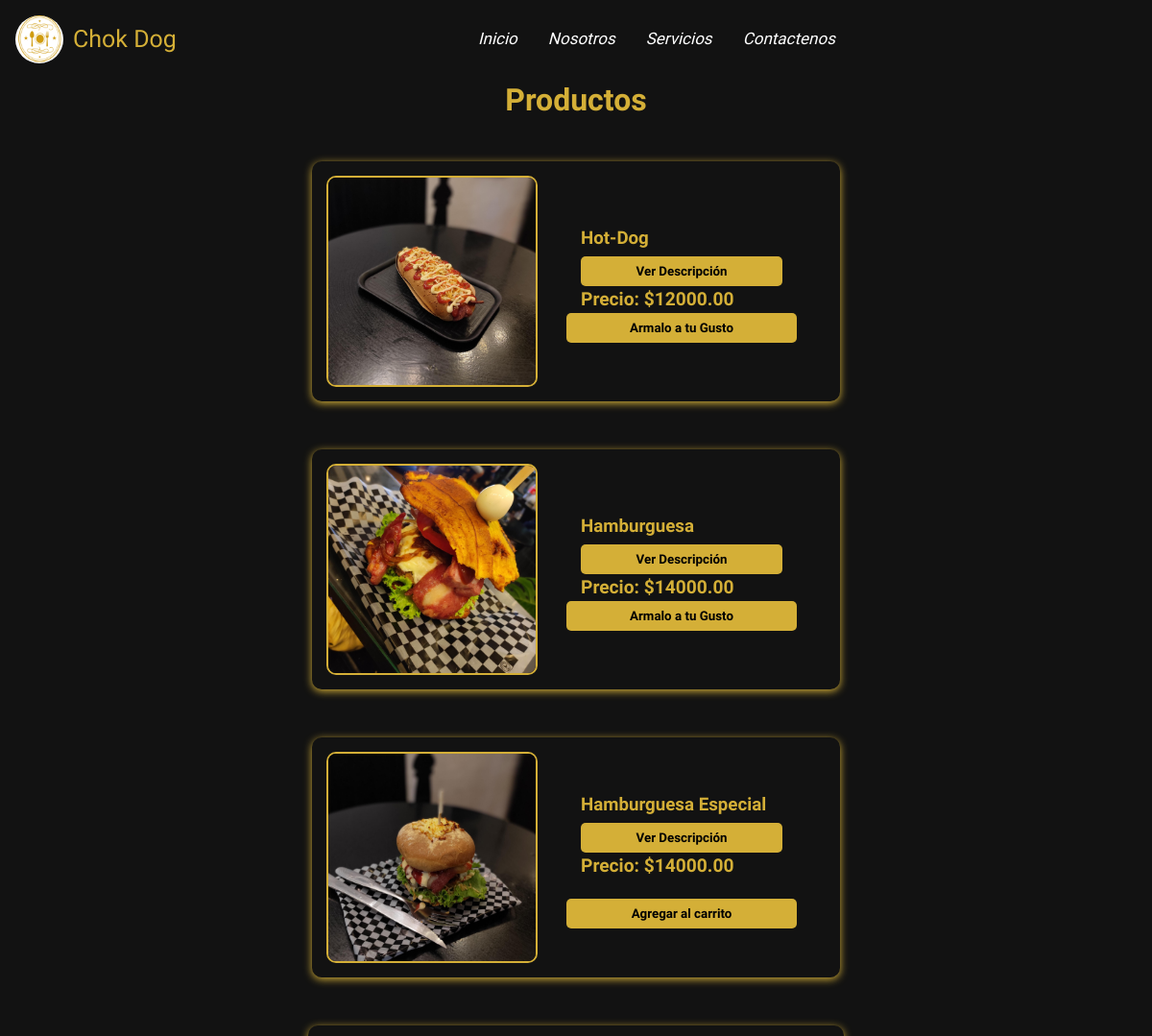
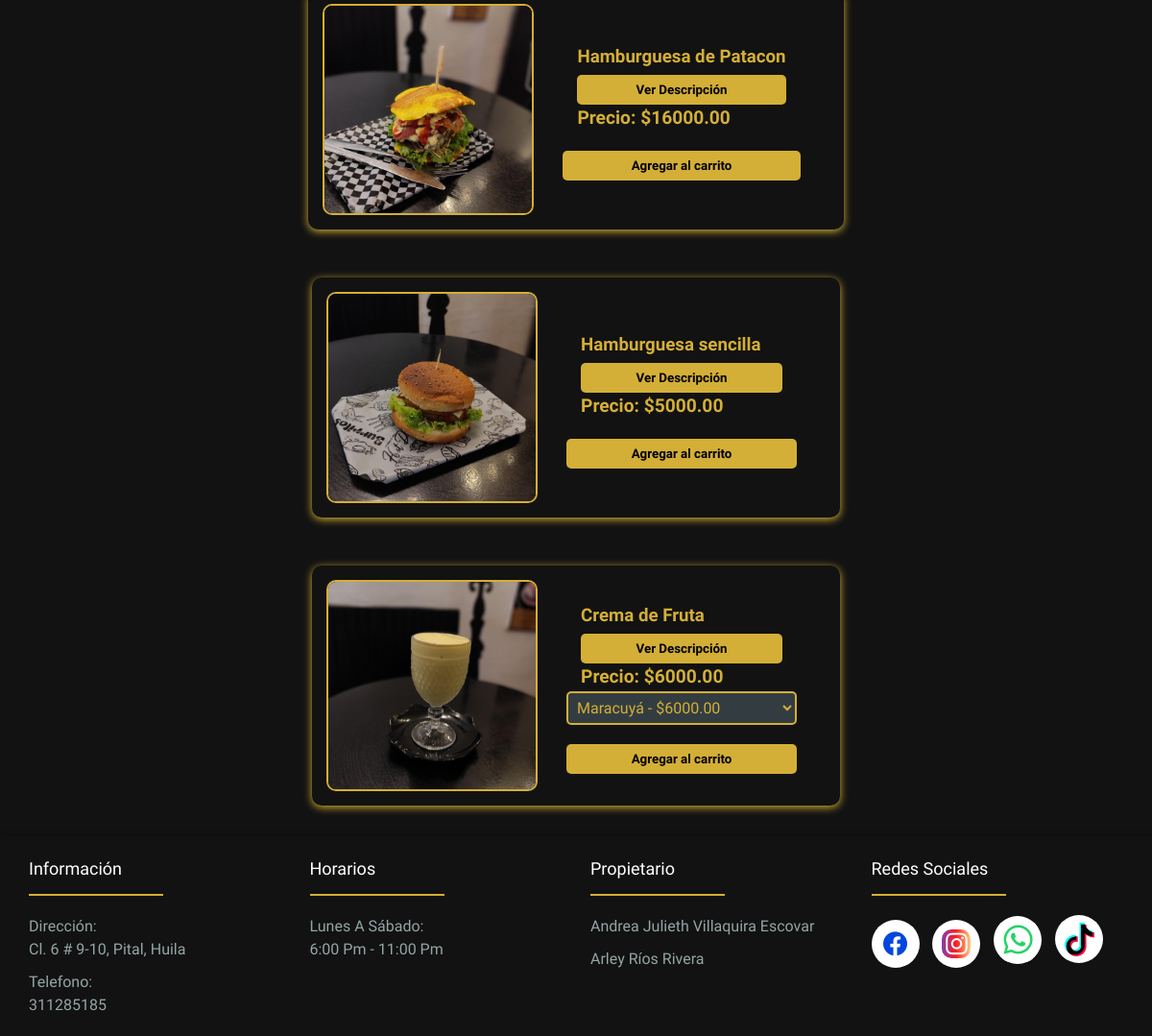
/productos/, run on the app's committed database (2 pictures, top to bottom).
### comida/models.py (models this page shows, shortened)
class Producto(models.Model):
    TIPOS_PRODUCTO = [
        ('personalizable', 'Personalizable'),
        ('sabores', 'Con Sabores'),
        ('simple', 'Simple'),
        ('bebida', 'Bebida'),
    ]
    imagen = models.ImageField(upload_to='productos')
    nombre = models.CharField(max_length=200)
    descripcion = models.TextField()
    imagen_descripcion = models.ImageField(upload_to='productos/', blank=True, null=True)
    precio = models.DecimalField(max_digits=10, decimal_places=2)
    fecha_creacion = models.DateField(auto_now_add=True)
    tipo = models.CharField(max_length=20, choices=TIPOS_PRODUCTO)
    ingredientes = models.ManyToManyField(Ingrediente, related_name="productos", blank=True)
    sabores = models.ManyToManyField(Sabor, blank=True)

### comida/views.py (the view)
# urls.py: path("productos/", lista_productos, name="productos"),
def lista_productos(request):
    productos = Producto.objects.all()  # Obtener productos
    return render(request, "productos.html", {"productos": productos})

### comida/templates/productos.html (shortened to what this page needs)
{% extends 'base.html' %}
{% load static %}
{% block content %}
<link rel="stylesheet" href="{% static 'productos.css' %}">
<div class="prod">
    <h1>Productos</h1>
    <div class="conten">
        <div class="menu-con">
            {% for product in productos %}
                <div class="food-item">
                    <img src="{{ product.imagen.url }}" alt="{{ product.nombre }}">
                    <div class="desc">
                        <div class="details">
                            <h3>{{ product.nombre }}</h3>
                            <button class="btn-descripcion" onclick="openModal('descripcion{{ product.id }}')">Ver Descripción</button><br>
                            <span class="price">Precio: ${{ product.precio }}</span>
                        </div>
                        {% if product.tipo == "personalizable" %}
                        <button class="btn-per" onclick="openModal('modal{{ product.id }}')">Armalo a tu Gusto</button>
                        {% elif product.tipo == "sabores" %}
                            <select class="opcion-sabor" data-id="{{ product.id }}">
                                {% for sabor in product.sabores.all %}
                                    <option value="{{ sabor.nombre }}">{{ sabor.nombre }} - ${{ product.precio }}</option>
                                {% endfor %}
                            </select>
                            <button class="agregar-carrito"
                                data-id="{{ product.id }}"
                                data-nombre="{{ product.nombre }}"
                                data-precio="{{ product.precio }}">
                                Agregar al carrito
                            </button>
                        {% elif product.tipo == "simple" %}
                        <button class="agregar-carrito"
                            data-id="{{ product.id }}"
                            data-nombre="{{ product.nombre }}"
                            data-precio="{{ product.precio }}">
                            Agregar al carrito
                        </button>
                        {% endif %}
                    </div>
                </div>
            {% endfor %}
        </div>
    </div>
</div>
{% endblock %}

### comida/static/barra.css (style rules this page uses)
* { margin: 0; padding: 0; box-sizing: border-box; font-family: "Kotta One", serif; box-sizing: border-box; }
:root { --text_4: rgba(0, 0, 0, 0.3); --text_sha: 5px 20px 5px #000000; --box: 0px 4px 10px rgb(0, 0, 0); --blanco: #FFFFFF; --negro-profundo: #1a1a1a; --fondo: #0000007b; --dorado: #D4AF37; --gris-industrial: #2d2d2d; --negro-carbon: #121212; --gris-acero: #95A5A6; }
body { margin: 0; padding: 0; position: relative; min-height: 90vh; padding-bottom: 200px; line-height: 1.5; }

### comida/static/productos.css (style rules this page uses)
.conten { width: 100%; display: flex; flex-wrap: wrap; justify-content: center; align-items: center; }
.prod { width: 100%; display: flex; justify-content: center; text-align: center; flex-direction: column; padding: 50px 0 10 0; margin-top: 80px; padding: 50 0 0 0; }
.menu-con { width: 90%; display: flex; flex-wrap: wrap; justify-content: center; align-items: center; gap: 30px; padding: 20px; border-radius: 10px; }
h1 { color: #D4AF37; margin-bottom: 20px; }
.food-item { min-width: 550px; border-radius: 10px; padding: 15px; margin-bottom: 20px; display: flex; align-items: center; justify-content: space-evenly; box-shadow: 0 2px 8px rgb(212, 175, 55); }
.desc { display: flex; flex-direction: column; flex: 1; padding: 0 30px; }
.food-item img { width: 220px; height: 220px; border-radius: 10px; object-fit: cover; border: 2px solid #D4AF37; }
.details { flex-grow: 1; padding: 0 15px; text-align: left; flex-direction: column; }
.details h3 { margin: 5px 0; color: #D4AF37; }
.price { font-size: 1.2em; font-weight: bold; color: #D4AF37; }
.btn-descripcion, .btn-per, .agregar-carrito, .agregar-carrito-bebida { background: #D4AF37; color: #000000; padding: 8px 15px; border: none; border-radius: 5px; font-weight: bold; cursor: pointer; transition: 0.3s; width: 100%; text-align: center; }
select { background: #333D41; color: #D4AF37; border: 2px solid #D4AF37; padding: 5px; border-radius: 5px; font-size: 1em; }
.agregar-carrito { margin-top: 20px; }

### data on the page
Producto: imagen (picture), nombre "Hot-Dog", precio "12000.00"
Producto: imagen (picture), nombre "Hamburguesa", precio "14000.00"
Producto: imagen (picture), nombre "Hamburguesa Especial", precio "14000.00"
Producto: imagen (picture), nombre "Hamburguesa de Patacon", precio "16000.00"
Producto: imagen (picture), nombre "Hamburguesa sencilla", precio "5000.00"
Producto: imagen (picture), nombre "Crema de Fruta", precio "6000.00"

### other printed values
form field value "Maracuyá - $6000.00"
